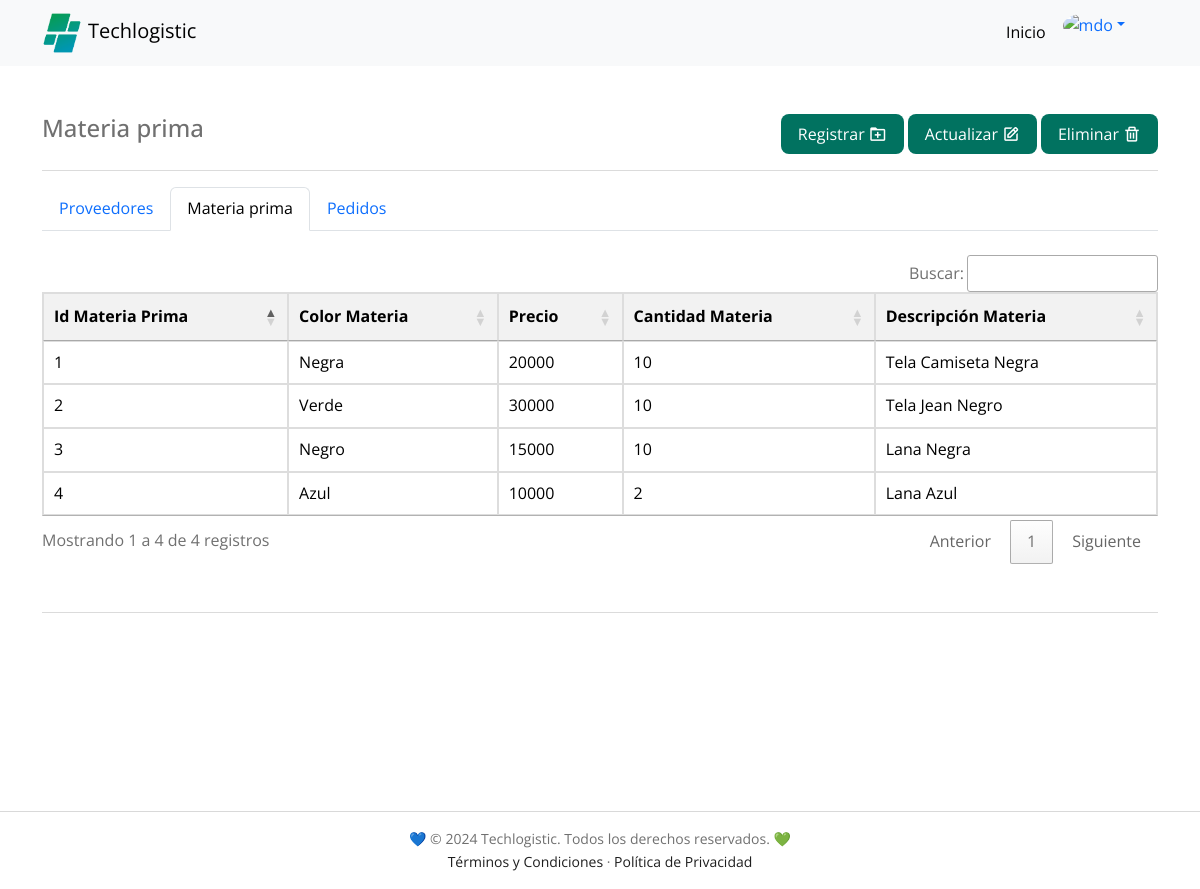
/dashboard/proveedores/materiaPrima.php (signed in), run on the app's committed database.
### tables this page shows
CREATE TABLE `materia_prima` (
  `id_materia_prima` int NOT NULL AUTO_INCREMENT,
  `id_funcionario` int NOT NULL,
  `color_materia` varchar(20) NOT NULL,
  `precio` float NOT NULL,
  `cantidad_materia` float NOT NULL,
  `descripcion_materia` varchar(40) NOT NULL,
  `categoria_materia_id_categoria` int NOT NULL,
  PRIMARY KEY (`id_materia_prima`),
  KEY `id_funcionario` (`id_funcionario`),
  KEY `fk_materia_prima_categoria_materia1_idx` (`categoria_materia_id_categoria`),
  CONSTRAINT `fk_materia_prima_categoria_materia1` FOREIGN KEY (`categoria_materia_id_categoria`) REFERENCES `categoria_materia` (`id_categoria`),
  CONSTRAINT `materia_prima_ibfk_1` FOREIGN KEY (`id_funcionario`) REFERENCES `funcionario` (`id_funcionario`)
);

### dashboard/proveedores/materiaPrima.php (the view, shortened to what this page needs)
<!DOCTYPE html>
<html lang="es">
<head>
  <link href='https://unpkg.com/boxicons@2.0.7/css/boxicons.min.css' rel='stylesheet'>
  <link href="https://cdn.jsdelivr.net/npm/bootstrap@5.3.0/dist/css/bootstrap.min.css" rel="stylesheet"
>
  <link rel="stylesheet" href="../../HTML/styles/techlogistic.css">
  <link rel="stylesheet" type="text/css" href="https://cdn.datatables.net/1.11.5/css/jquery.dataTables.css">
  <link rel="stylesheet" type="text/css" href="https://cdn.datatables.net/buttons/2.0.1/css/buttons.dataTables.min.css">
</head>
<body class="vh-100">
  <nav class="navbar navbar-expand-lg bg-body-tertiary">
    <div class="container">
      <a href="../../PHP/indexdash.php" class="navbar-brand" title="Techlogistic"><img src="../../images/favicon.png"
          alt="Logo Techlogistic" class="navigation__image">Techlogistic</a>
      <div class="collapse navbar-collapse" id="navbarNavDropdown">
        <ul class="navbar-nav ms-auto me-4 mb-2 mb-lg-0">
          <li class="nav-item">
            <a class="nav-link active" aria-current="page" href="../../PHP/indexdash.php">Inicio</a>
          </li>
          <li class="nav-item dropdown">
            <div class="dropdown" role="group">
              <a class="dropdown-toggle dropdown-toggle-split" data-bs-toggle="dropdown" aria-expanded="false">
                <img src="https://higinnamora.github.io/techlogistic/images/profile/profile.png" alt="mdo"
                  class="rounded-circle" width="38" height="38" />
              </a>
            </div>
          </li>
        </ul>
      </div>
    </div>
  </nav>
  <main class="container my-5 h-100">
    <div class="d-flex flex-column flex-md-row justify-content-between">
      <h4 class="text-md-start text-left">Materia prima</h4>
      <div class="actions-table">
        <div class="action-item">
          <a class="button margin-left" aria-current="page" href="./registrarMateria.html">
            Registrar <i class='bx bx-folder-plus icons-styles'></i></a>
        </div>
        <div class="action-item">
          <a class="button margin-left" aria-current="page" href="./materiaPrimaActualizacion.php">
            Actualizar <i class='bx bx-edit icons-styles'></i></a>
        </div>
        <div class="action-item">
          <a class="button margin-left" aria-current="page" href="./materiaPrimaEliminar.php">
            Eliminar <i class='bx bx-trash icons-styles'></i>
          </a>
        </div>
      </div>
    </div>
    <hr>
    <ul class="nav nav-tabs mb-4">
      <li class="nav-item">
        <a class="nav-link" aria-current="page" href="indexproveedores.php">Proveedores</a>
      </li>
      <li class="nav-item">
        <a class="nav-link active" aria-current="page" href="#">Materia prima</a>
      </li>
      <li class="nav-item">
        <a class="nav-link" href="pedidos.php">Pedidos</a>
      </li>
    </ul>
    <div class="table-responsive">
      <?php
      include_once "../../PHP/conexion_a_la_DB.php";
      $sql = "SELECT id_materia_prima, color_materia, precio, cantidad_materia, descripcion_materia FROM materia_prima;";
      echo '<table id="materia_prima" style= "color: #000" class="">
            <thead>
                <tr>
                    <th scope="scope" >Id Materia Prima</th>
                    <th scope="scope" >Color Materia</th>
                    <th scope="scope" >Precio</th>
                    <th scope="scope" >Cantidad Materia</th>
                    <th scope="scope" >Descripción Materia</th>
                </tr>
            </thead>
            <tbody>';
      if ($rta = $conexion->query($sql)) {
        while ($row = $rta->fetch_assoc()) {
          $idMateriaPrima = $row["id_materia_prima"];
          $colorMateria = $row["color_materia"];
          $precio = $row["precio"];
          $cantidadMateria = $row["cantidad_materia"];
          $descripcionMateria = $row["descripcion_materia"];
          echo "
            <tr>
                <td>$idMateriaPrima</td>
                <td>$colorMateria</td>
                <td>$precio</td>
                <td>$cantidadMateria</td>
                <td>$descripcionMateria</td>
            </tr>";
        }
        echo "</tbody></table>\n";
      }
      ?>
    </div>
    <hr class="my-5">
  </main><br><br>
  <br><br>
  <footer>
    <div class="copyright">
      <div class="bd-container">
        <p>💙 © 2024 Techlogistic. Todos los derechos reservados. 💚</p>
        <p><a href="../../HTML/terminos-y-condiciones.html">Términos y Condiciones</a> · <a
            href="../../HTML/politica-de-privacidad.html">Política de Privacidad</a></p>
      </div>
    </div>
  </footer>
</body>
</html>

### HTML/styles/techlogistic.css (style rules this page uses)
:root { --header-height: 3rem; --header-height-desktop: 70px; --first-color: #017260; --first-color-alt: #167C38; --secondary-color: #0097b2; --title-color: #393939; --text-color: #707070; --text-color-light: #A6A6A6; --body-color: #FFFFFF; --container-color: #FFFFFF; --black-color-001: #1E1E1E; --gray-color-001: #D9D9D9; --text-color-001: #242B55; --text-color-002: #fafafa; --text-color-white: #ffffff; --body-font: 'Open Sans', sans-serif; --biggest-font-size: 2.25rem; --h1-font-size: 1.5rem; --h2-font-size: 1.25rem; --h3-font-size: 1rem; --normal-font-size: .938rem; --small-font-size: .813rem; --smaller-font-size: .75rem; --font-medium: 500; --font-semi-bold: 600; --m-1: .5rem; --m-2: 1rem; --m-3: 1.5rem; --m-4: 2rem; --m-5: 2.5rem; --m-6: 3rem; --z-tooltip: 10; --z-fixed: 100; }
@media screen and (min-width: 768px) { :root { --biggest-font-size: 4rem; --h1-font-size: 2.25rem; --h2-font-size: 1.5rem; --h3-font-size: 1.25rem; --normal-font-size: 1rem; --small-font-size: .875rem; --smaller-font-size: .813rem; } }
*,::before,::after { box-sizing: border-box; }
html { height: 100%; }
html, body { scroll-behavior: smooth; }
body { background-color: var(--body-color); color: var(--text-color); display: flex; flex-direction: column; font-family: var(--body-font); font-size: var(--normal-font-size); line-height: 1.6; margin: var(--header-height) 0 0 0; width: 100%; }
h1, h2, h3, p, ul { margin: 0; }
a { text-decoration: none; }
img { height: auto; max-width: 100%; }
.mb-2 { margin-bottom: var(--m-2); }
.bd-container { margin-left: var(--m-2); margin-right: var(--m-2); max-width: 960px; width: calc(100% - 2rem); }
.navigation__image { width: 40px; margin-right: 6px; }
.button { align-items: center; background-color: var(--first-color); border-radius: .5rem; border: 1px solid transparent; color: #FFFFFF; display: inline-block; height: 40px; line-height: 1; padding: 0 1rem; transition: .3s; justify-content: center; }
a.button { display: inline-flex; }
.copyright { text-align: center; padding: 16px 0; border-top: 1px solid var(--gray-color-001); margin-top: auto; }
.copyright p { font-size: 14px; color: var(--text-color); }
.copyright p a { color: var(--black-color-001); }
@media screen and (min-width: 768px) { body { margin: 0; } }
@media screen and (min-width: 992px) { .bd-container { margin-left: auto; margin-right: auto; } }
table { width: 100%; border-collapse: collapse; margin-top: 20px; }
table, th, td { border: 1px solid #ddd; }
th, td { padding: 12px; text-align: left; }
th { background-color: #f2f2f2; }
tr:nth-child(even) { background-color: #f9f9f9; }
.actions-table { display: flex; }
.icons-styles { font-size: 18px; margin-left: 4px; }
.margin-left { margin-left: 4px; }

### data on the page
materia_prima: id_materia_prima "1", color_materia "Negra", precio "20000", cantidad_materia "10", descripcion_materia "Tela Camiseta Negra"
materia_prima: id_materia_prima "2", color_materia "Verde", precio "30000", cantidad_materia "10", descripcion_materia "Tela Jean Negro"
materia_prima: id_materia_prima "3", color_materia "Negro", precio "15000", cantidad_materia "10", descripcion_materia "Lana Negra"
materia_prima: id_materia_prima "4", color_materia "Azul", precio "10000", cantidad_materia "2", descripcion_materia "Lana Azul"
